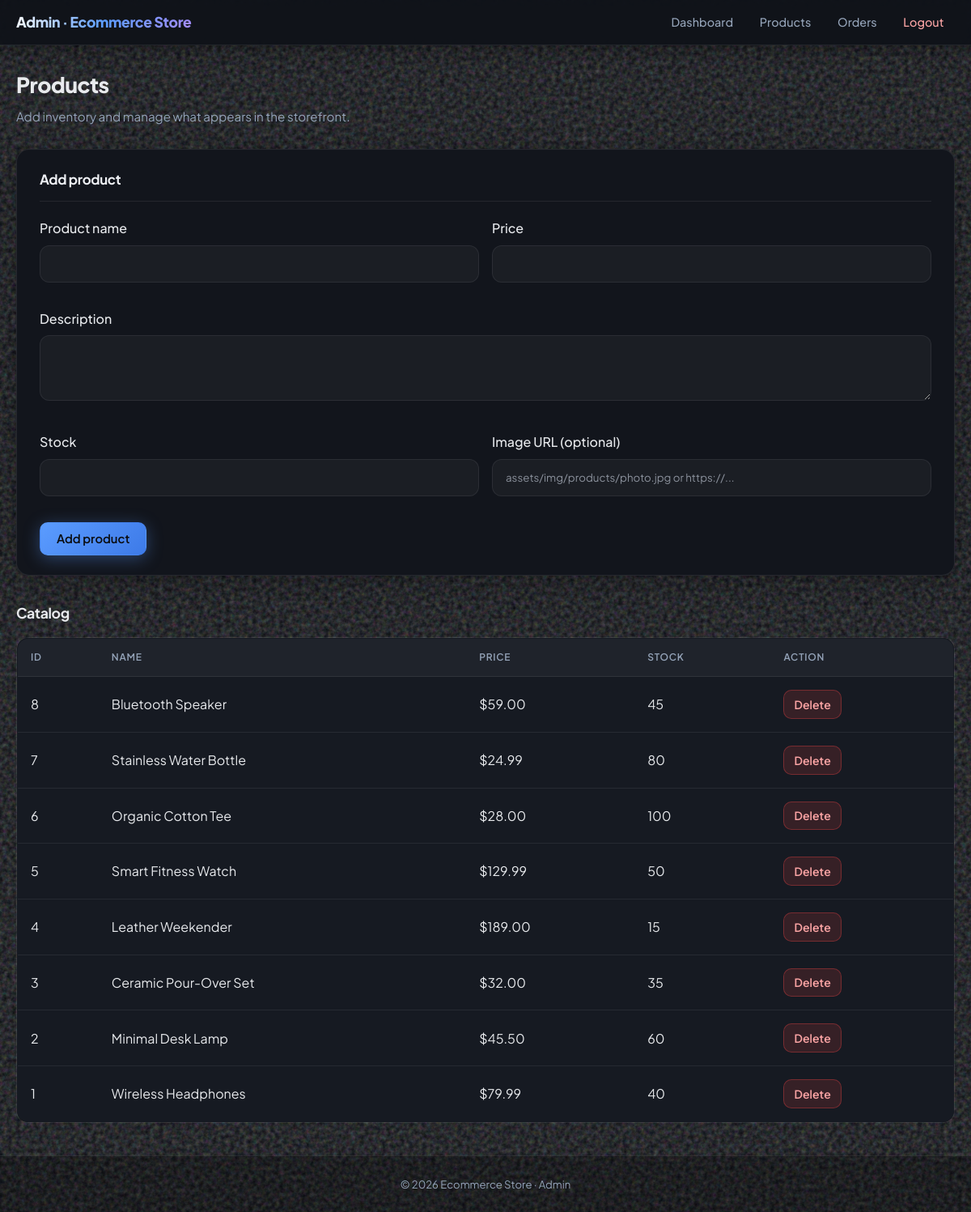
The page /admin/manage_products.php (signed in) on the database its author committed.
### tables this page shows
CREATE TABLE IF NOT EXISTS `product` (
  `product_id` int(11) NOT NULL AUTO_INCREMENT,
  `name` varchar(100) NOT NULL,
  `description` text,
  `price` float NOT NULL,
  `stock` int(11) NOT NULL DEFAULT 0,
  `image_url` varchar(255) DEFAULT NULL,
  PRIMARY KEY (`product_id`)
);

### admin/manage_products.php (the view, shortened to what this page needs)
<?php
require_once '../config.php';
$result = $conn->query("SELECT * FROM product ORDER BY product_id DESC");
include 'includes/header.php';
?>
<h1 class="admin-page-title">Products</h1>
<p class="admin-page-desc">Add inventory and manage what appears in the storefront.</p>
<div class="admin-panel">
    <h3>Add product</h3>
    <form method="POST" action="">
        <div class="admin-form-grid">
            <div class="form-group">
                <label>Product name</label>
                <input type="text" name="name" class="form-control" required>
            </div>
            <div class="form-group">
                <label>Price</label>
                <input type="number" step="0.01" name="price" class="form-control" required>
            </div>
            <div class="form-group form-group--full">
                <label>Description</label>
                <textarea name="description" class="form-control" rows="3" required></textarea>
            </div>
            <div class="form-group">
                <label>Stock</label>
                <input type="number" name="stock" class="form-control" required>
            </div>
            <div class="form-group">
                <label>Image URL (optional)</label>
                <input type="text" name="image_url" class="form-control" placeholder="assets/img/products/photo.jpg or https://...">
            </div>
        </div>
        <button type="submit" class="btn" style="margin-top: 1rem;">Add product</button>
    </form>
</div>
<h2 class="admin-section__title">Catalog</h2>
<div class="admin-table-wrap">
    <table class="cart-table">
        <thead>
            <tr>
                <th>ID</th>
                <th>Name</th>
                <th>Price</th>
                <th>Stock</th>
                <th>Action</th>
            </tr>
        </thead>
        <tbody>
            <?php
            while ($row = $result->fetch_assoc()) :
                ?>
            <tr>
                <td><?php echo (int) $row['product_id']; ?></td>
                <td><?php echo htmlspecialchars($row['name']); ?></td>
                <td>$<?php echo number_format((float) $row['price'], 2); ?></td>
                <td><?php echo (int) $row['stock']; ?></td>
                <td>
                    <a href="manage_products.php?delete=<?php echo (int) $row['product_id']; ?>" class="btn btn-secondary admin-btn-danger" style="padding: 0.35rem 0.75rem; font-size: 0.88rem;" onclick="return confirm('Delete this product?');">Delete</a>
                </td>
            </tr>
            <?php endwhile; ?>
        </tbody>
    </table>
</div>
<?php include 'includes/footer.php'; ?>

### assets/css/style.css (style rules this page uses)
:root { --primary: #5b9cff; --primary-dim: rgba(91, 156, 255, 0.35); --primary-deep: #3d7ae8; --accent: #a78bfa; --accent-glow: rgba(167, 139, 250, 0.35); --bg-deep: #07080a; --bg-color: #0a0c0f; --bg-elevated: #12151c; --bg-card: #161a22; --card-bg: var(--bg-card); --text-color: #eef0f4; --text-muted: #8b919c; --border-color: rgba(255, 255, 255, 0.07); --border-strong: rgba(255, 255, 255, 0.12); --glass-shadow: 0 24px 48px rgba(0, 0, 0, 0.55); --radius: 16px; --radius-sm: 12px; --font-family: "Plus Jakarta Sans", system-ui, -apple-system, sans-serif; }
*, *::before, *::after { margin: 0; padding: 0; box-sizing: border-box; }
html { scroll-behavior: smooth; }
body { font-family: var(--font-family); background-color: var(--bg-color); color: var(--text-color); line-height: 1.6; min-height: 100vh; display: flex; flex-direction: column; -webkit-font-smoothing: antialiased; text-rendering: optimizeLegibility; color-scheme: dark; }
body::before { content: ""; position: fixed; inset: 0; pointer-events: none; z-index: 0; opacity: 0.45; }
h1, h2, h3 { font-weight: 700; color: var(--text-color); letter-spacing: -0.02em; }
.btn { display: inline-flex; align-items: center; justify-content: center; padding: 0.65rem 1.25rem; border: none; border-radius: 999px; font-family: inherit; font-weight: 600; font-size: 0.92rem; cursor: pointer; text-decoration: none; transition: transform 0.2s ease, box-shadow 0.2s ease, background 0.2s ease, border-color 0.2s ease; border: 1px solid transparent; }
.btn:not(.btn-ghost):not(.btn-secondary):not(.btn-nav) { background: linear-gradient(135deg, var(--primary) 0%, var(--primary-deep) 100%); color: #0a0c0f !important; box-shadow: 0 4px 20px rgba(91, 156, 255, 0.35); }
.btn-secondary { background: rgba(255, 255, 255, 0.08); color: var(--text-color) !important; box-shadow: none; }
.form-group { margin-bottom: 1rem; }
.form-group label { display: block; margin-bottom: 0.5rem; font-weight: 500; }
.form-control { width: 100%; padding: 0.85rem 1rem; border: 1px solid var(--border-color); border-radius: var(--radius-sm); background: rgba(255, 255, 255, 0.04); color: var(--text-color); font-family: inherit; transition: border-color 0.2s ease, box-shadow 0.2s ease; }
.form-control::placeholder { color: var(--text-muted); }
table.cart-table { width: 100%; border-collapse: collapse; background: var(--bg-card); border-radius: var(--radius); overflow: hidden; box-shadow: var(--glass-shadow); border: 1px solid var(--border-color); }
.cart-table th, .cart-table td { padding: 1rem; text-align: left; border-bottom: 1px solid var(--border-color); }
.cart-table th { background: rgba(255, 255, 255, 0.03); font-weight: 600; }

### rows shown on the page
product: product_id "8", name "Bluetooth Speaker", price "59.00", stock "45"
product: product_id "7", name "Stainless Water Bottle", price "24.99", stock "80"
product: product_id "6", name "Organic Cotton Tee", price "28.00", stock "100"
product: product_id "5", name "Smart Fitness Watch", price "129.99", stock "50"
product: product_id "4", name "Leather Weekender", price "189.00", stock "15"
product: product_id "3", name "Ceramic Pour-Over Set", price "32.00", stock "35"
product: product_id "2", name "Minimal Desk Lamp", price "45.50", stock "60"
product: product_id "1", name "Wireless Headphones", price "79.99", stock "40"
